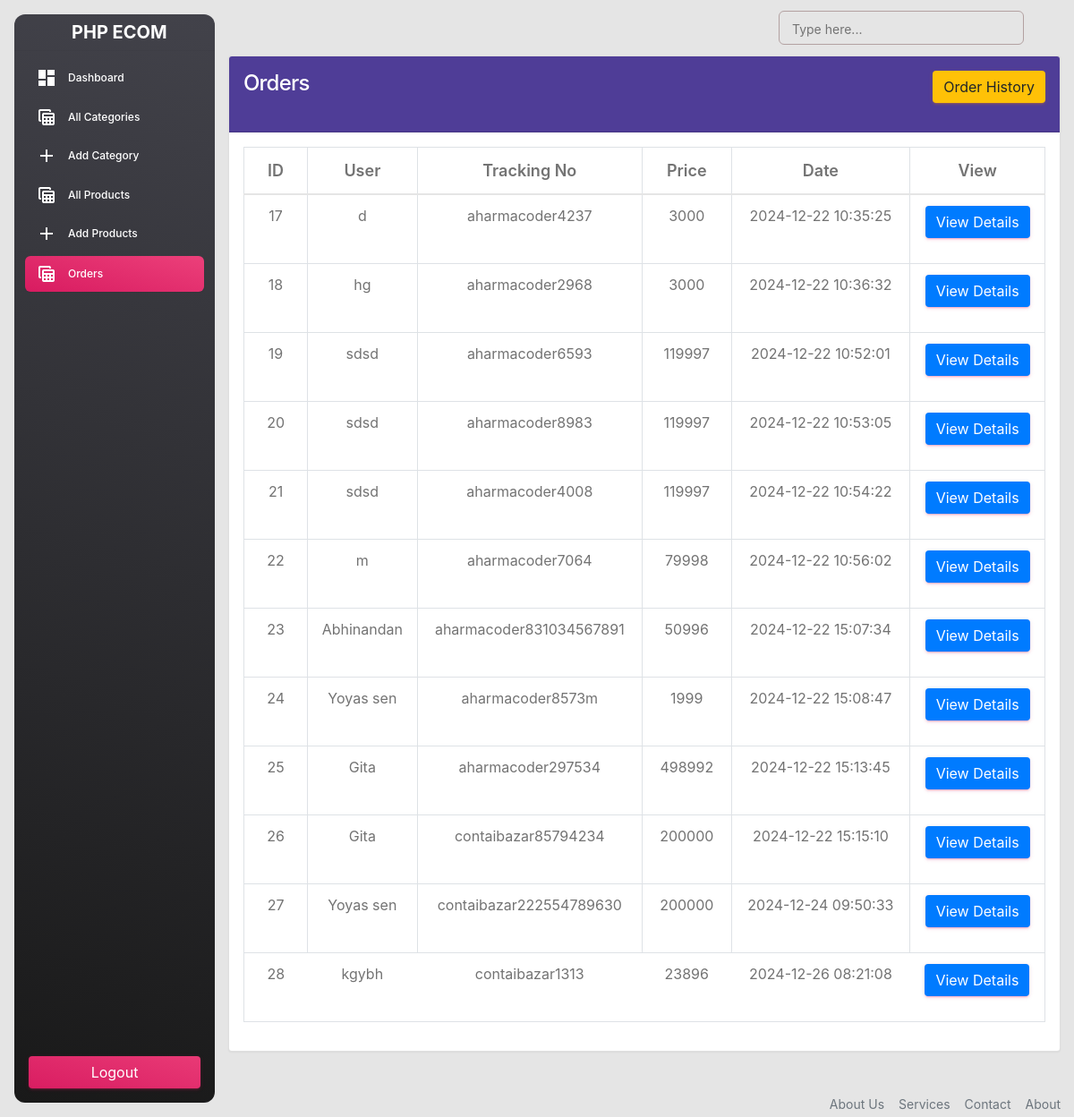
/admin/orders.php (signed in), run on the app's committed database.
### tables this page shows
CREATE TABLE `orders` (
  `id` int(11) NOT NULL,
  `tracking_no` varchar(191) NOT NULL,
  `user_id` int(191) NOT NULL,
  `name` varchar(191) NOT NULL,
  `email` varchar(191) NOT NULL,
  `phone` varchar(191) NOT NULL,
  `address` mediumtext NOT NULL,
  `pincode` int(191) NOT NULL,
  `total_price` int(191) NOT NULL,
  `payment_mode` varchar(191) NOT NULL,
  `payment_id` varchar(191) DEFAULT NULL,
  `status` tinyint(4) NOT NULL DEFAULT 0,
  `comments` varchar(255) DEFAULT NULL,
  `created_at` timestamp NOT NULL DEFAULT current_timestamp()
);

### functions/myfunctions.php (called while the page is built, shortened)
<?php
include('../config/dbcon.php');
function getAllOrders()
{
    global $con;
    $query = "SELECT * FROM orders WHERE status='0' ";
    return $query_run = mysqli_query($con, $query);
}
?>

### admin/orders.php (the view, shortened to what this page needs)
<?php
include('includes/header.php');
?>
      <main>
         <section class="tp-order-area pb-160">
            <div class="container">
               <div class="tp-order-inner">
                  <div class="row gx-0">
                     <div class="col-lg-12">
                        <div class="card">
                        <div class="card-header" style="background-color: rgb(79, 61, 151);">
                            <h4 style="color: white;">Orders
                                <a href="order-history.php" class="btn btn-warning float-end">Order History</a>
                            </h4>
                        </div>
                        <div class="card-body" id="">
                            <div class="tp-order-details" data-bg-color="#4F3D97">
                            <div class="tp-order-details-item-wrapper">
                                <table class="table table-bordered">
                                <thead>
                                    <tr style="font-size: 18px; color: var(--tp-common-white); font-weight: 100; text-align:center;">
                                        <th>ID</th>
                                        <th>User</th>
                                        <th>Tracking No</th>
                                        <th>Price</th>
                                        <th>Date</th>
                                        <th>View</th>
                                    </tr>
                                </thead>
                                <tbody style="font-size: 16px; color: var(--tp-common-white); line-height: 1.38; text-align:center;">
                                    <?php
                                        $orders = getAllOrders();
                                        if(mysqli_num_rows($orders) > 0)
                                        {
                                        foreach($orders as $item){
                                            ?>
                                                <tr>
                                                    <td> <?=$item['id'];?> </td>
                                                    <td> <?=$item['name'];?> </td>
                                                    <td> <?=$item['tracking_no'];?> </td>
                                                    <td> <?=$item['total_price'];?> </td>
                                                    <td> <?=$item['created_at'];?> </td>
                                                    <td>
                                                    <a href="view-order.php?t=<?=$item['tracking_no'];?>" class="btn btn-primary">View Details</a>
                                                    </td>
                                                </tr>
                                            <?php
                                        }
                                        }
                                    ?>
                                </tbody>
                            </table>
                            </div>
                            </div>
                        </div>
                     </div>
                                    </div>
                  </div>
               </div>
            </div>
         </section>
      </main>
      <?php include('includes/footer.php'); ?>

### data on the page
orders: id "17", name "d", tracking_no "aharmacoder4237", total_price "3000", created_at "2024-12-22 10:35:25"
orders: id "18", name "hg", tracking_no "aharmacoder2968", total_price "3000", created_at "2024-12-22 10:36:32"
orders: id "19", name "sdsd", tracking_no "aharmacoder6593", total_price "119997", created_at "2024-12-22 10:52:01"
orders: id "20", name "sdsd", tracking_no "aharmacoder8983", total_price "119997", created_at "2024-12-22 10:53:05"
orders: id "21", name "sdsd", tracking_no "aharmacoder4008", total_price "119997", created_at "2024-12-22 10:54:22"
orders: id "22", name "m", tracking_no "aharmacoder7064", total_price "79998", created_at "2024-12-22 10:56:02"
orders: id "23", name "Abhinandan", tracking_no "aharmacoder831034567891", total_price "50996", created_at "2024-12-22 15:07:34"
orders: id "24", name "Yoyas sen", tracking_no "aharmacoder8573m", total_price "1999", created_at "2024-12-22 15:08:47"
orders: id "25", name "Gita", tracking_no "aharmacoder297534", total_price "498992", created_at "2024-12-22 15:13:45"
orders: id "26", name "Gita", tracking_no "contaibazar85794234", total_price "200000", created_at "2024-12-22 15:15:10"
orders: id "27", name "Yoyas sen", tracking_no "contaibazar222554789630", total_price "200000", created_at "2024-12-24 09:50:33"
orders: id "28", name "kgybh", tracking_no "contaibazar1313", total_price "23896", created_at "2024-12-26 08:21:08"
